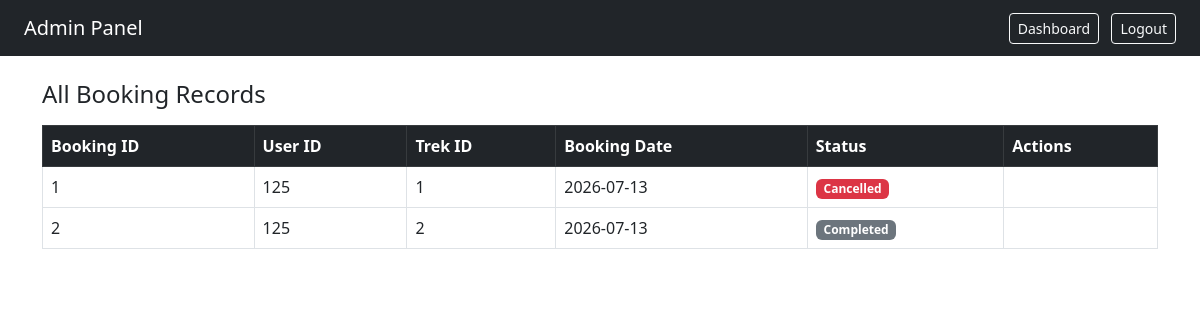
Screenshot of /admin/bookings (signed in) with the database file from the repository.
### models.py (models this page shows)
class Booking(db.Model):
    booking_id = db.Column(db.Integer, primary_key=True)
    user_id = db.Column(db.Integer, db.ForeignKey('user.id'), nullable=False)
    trek_id = db.Column(db.Integer, db.ForeignKey('trek.id'), nullable=False)
    booking_date = db.Column(db.Date, nullable=False)
    status = db.Column(db.String(50), nullable=False)

### routes.py (the view)
@app.route('/admin/bookings')
@login_required
def admin_bookings():
    if current_user.role != 'admin':
        return redirect(url_for('login'))
    bookings = Booking.query.all()
    return render_template('admin_bookings.html', bookings=bookings)

### routes.py (called while the page is built)
@login_manager.user_loader
def load_user(user_id):
    return User.query.get(int(user_id))

### templates/admin_bookings.html (shortened to what this page needs)
<!DOCTYPE html>
<html>
<head>
    <link rel="stylesheet" href="https://cdn.jsdelivr.net/npm/bootstrap@5.3.0/dist/css/bootstrap.min.css">
</head>
<body>
<nav class="navbar navbar-dark bg-dark px-4">
    <span class="navbar-brand">Admin Panel</span>
    <div>
        <a href="/admin/dashboard" class="btn btn-outline-light btn-sm me-2">Dashboard</a>
        <a href="/logout" class="btn btn-outline-light btn-sm">Logout</a>
    </div>
</nav>
<div class="container mt-4">
    <h4>All Booking Records</h4>
    <table class="table table-bordered mt-3">
        <thead class="table-dark">
            <tr>
                <th>Booking ID</th>
                <th>User ID</th>
                <th>Trek ID</th>
                <th>Booking Date</th>
                <th>Status</th>
                <th>Actions</th>
            </tr>
        </thead>
        <tbody>
            {% for booking in bookings %}
            <tr>
                <td>{{ booking.booking_id }}</td>
                <td>{{ booking.user_id }}</td>
                <td>{{ booking.trek_id }}</td>
                <td>{{ booking.booking_date }}</td>
                <td>
                    <span class="badge
                        {% if booking.status == 'Booked' %}bg-success
                        {% elif booking.status == 'Cancelled' %}bg-danger
                        {% else %}bg-secondary{% endif %}">
                        {{ booking.status }}
                    </span>
                </td>
                <td>
                </td>
            </tr>
            {% endfor %}
        </tbody>
    </table>
</div>
</body>
</html>

### rows the page displays
Booking: booking_id "1", user_id "125", trek_id "1", booking_date "2026-07-13", status "Cancelled"
Booking: booking_id "2", user_id "125", trek_id "2", booking_date "2026-07-13", status "Completed"
